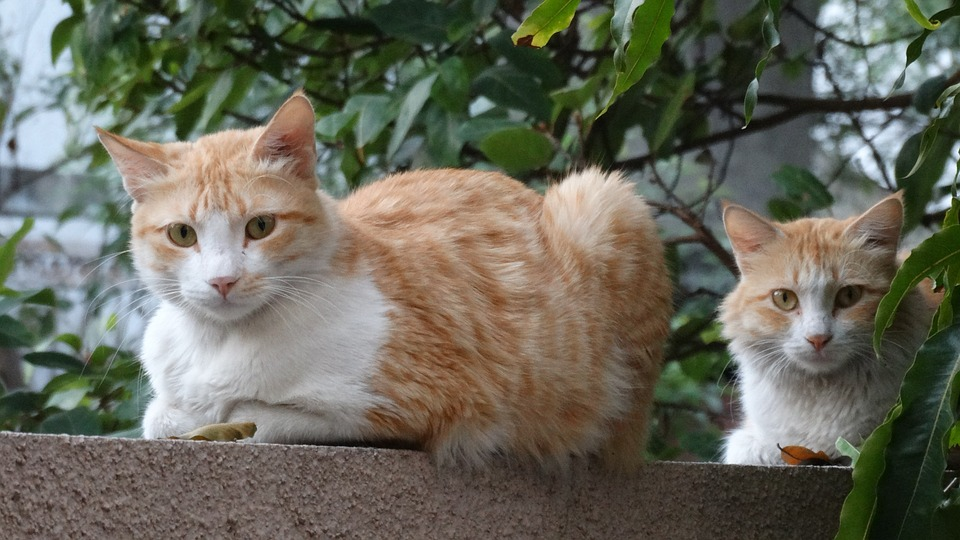
#> input picture 11_Chapter11/01-chapter-content/face_detection/test_cat_face_detection.jpg, 960 x 540 px, found by its file name
$ python cat_face_detection_opencv_haar.py
#> lines starting #> are read from the running program, lines starting #| are printed output that depends on the picture
"""
Cat face detection using haar feature-based cascade classifiers
"""

# Import required packages:
import cv2
import numpy as np
from matplotlib import pyplot as plt


def show_img_with_matplotlib(color_img, title, pos):
    """Shows an image using matplotlib capabilities"""

    img_RGB = color_img[:, :, ::-1]

    ax = plt.subplot(2, 2, pos)
    ax  # flake8
    plt.imshow(img_RGB)
    plt.title(title)
    plt.axis('off')


def show_detection(image, faces):
    """Draws a rectangle over each detected face"""

    for (x, y, w, h) in faces:
        cv2.rectangle(image, (x, y), (x + w, y + h), (255, 0, 0), 5)
    return image


# Load image and convert to grayscale:
img = cv2.imread("test_cat_face_detection.jpg")
#> img is the input picture: shape (540, 960, 3); mean B, G, R 90.4, 103.7, 104.2
gray = cv2.cvtColor(img, cv2.COLOR_BGR2GRAY)
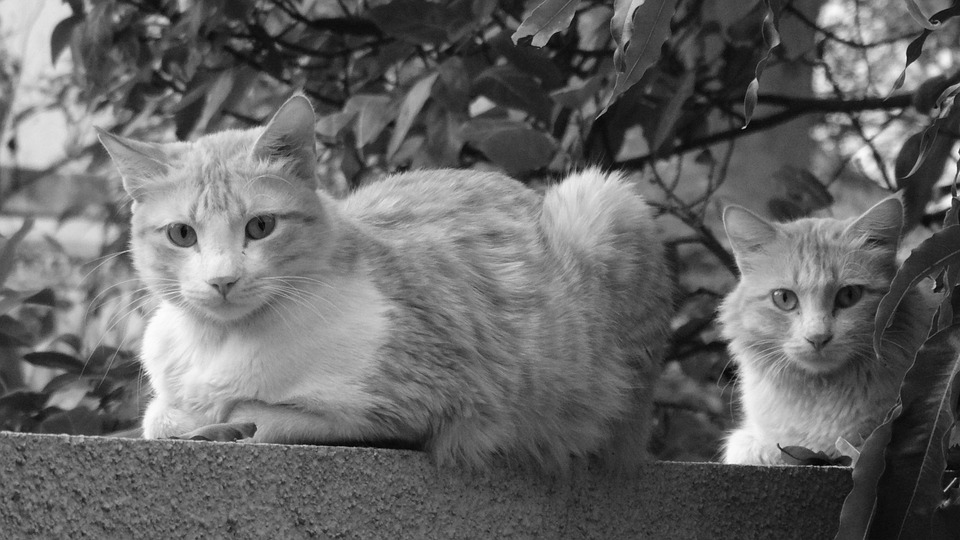
#> gray: shape (540, 960); min 0, max 253, mean 102.3

# Load cascade classifiers:
cas_catface = cv2.CascadeClassifier("haarcascade_frontalcatface.xml")
cas_catface_extended = cv2.CascadeClassifier("haarcascade_frontalcatface_extended.xml")

# Detect faces:
faces_cas_catface = cas_catface.detectMultiScale(gray)
#> faces_cas_catface = [[751, 243, 137, 137], [135, 162, 171, 171]]
faces_cas_catface_extended = cas_catface_extended.detectMultiScale(gray)
#> faces_cas_catface_extended = [[373, 57, 53, 53], [751, 241, 136, 136], [133, 160, 174, 174]]
#> (the run stopped early here; a loop or call above may not have finished)

$ run again, with 11_Chapter11/01-chapter-content/face_detection/test_face_detection.jpg copied over 11_Chapter11/01-chapter-content/face_detection/test_cat_face_detection.jpg
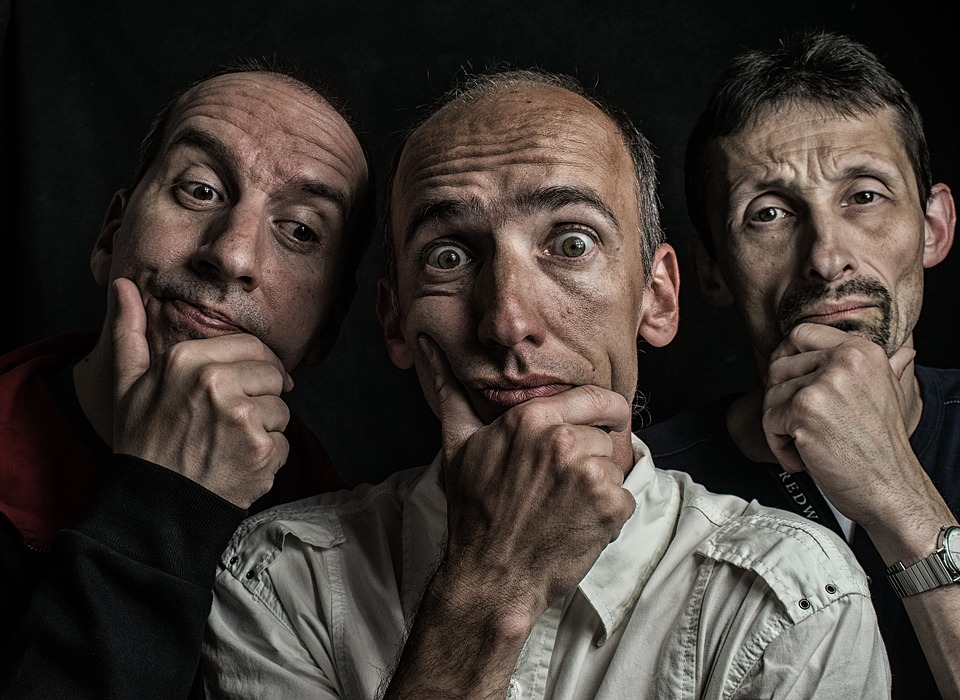
#> input picture 11_Chapter11/01-chapter-content/face_detection/test_face_detection.jpg, 960 x 700 px, found by its file name
#> img is the input picture: shape (700, 960, 3); mean B, G, R 52.2, 57.4, 65.3
#> `gray = cv2.cvtColor(img, cv2.COLOR_BGR2GRAY)`:
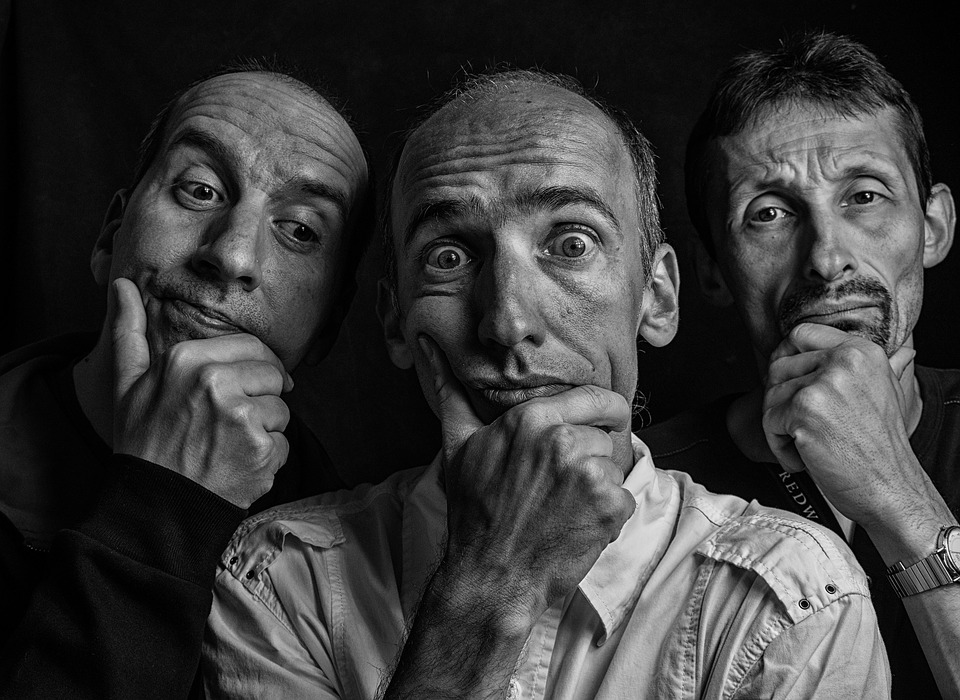
#> gray: shape (700, 960); min 0, max 255, mean 59.1
#> faces_cas_catface = ()
